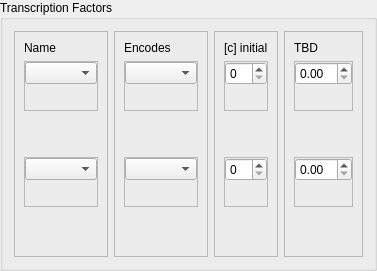
             <widget class="QGroupBox" name="transcriptionFactorsGroupBox">
              <property name="title">
               <string>Transcription Factors</string>
              </property>
              <layout class="QHBoxLayout" name="horizontalLayout_15">
               <item>
                <widget class="QFrame" name="frame_20">
                 <property name="frameShape">
                  <enum>QFrame::StyledPanel</enum>
                 </property>
                 <property name="frameShadow">
                  <enum>QFrame::Raised</enum>
                 </property>
                 <layout class="QVBoxLayout" name="verticalLayout_28">
                  <item>
                   <widget class="QLabel" name="label_20">
                    <property name="sizePolicy">
                     <sizepolicy hsizetype="Preferred" vsizetype="Fixed">
                      <horstretch>0</horstretch>
                      <verstretch>0</verstretch>
                     </sizepolicy>
                    </property>
                    <property name="text">
                     <string>Name</string>
                    </property>
                   </widget>
                  </item>
                  <item>
                   <widget class="QFrame" name="frame_45">
                    <property name="enabled">
                     <bool>true</bool>
                    </property>
                    <property name="sizePolicy">
                     <sizepolicy hsizetype="Preferred" vsizetype="Fixed">
                      <horstretch>0</horstretch>
                      <verstretch>0</verstretch>
                     </sizepolicy>
                    </property>
                    <property name="minimumSize">
                     <size>
                      <width>0</width>
                      <height>50</height>
                     </size>
                    </property>
                    <property name="maximumSize">
                     <size>
                      <width>16777215</width>
                      <height>50</height>
                     </size>
                    </property>
                    <property name="frameShape">
                     <enum>QFrame::StyledPanel</enum>
                    </property>
                    <property name="frameShadow">
                     <enum>QFrame::Raised</enum>
                    </property>
                    <layout class="QVBoxLayout" name="verticalLayout_29">
                     <property name="spacing">
                      <number>0</number>
                     </property>
                     <property name="leftMargin">
                      <number>0</number>
                     </property>
                     <property name="topMargin">
                      <number>0</number>
                     </property>
                     <property name="rightMargin">
                      <number>0</number>
                     </property>
                     <property name="bottomMargin">
                      <number>0</number>
                     </property>
                     <item>
                      <widget class="QComboBox" name="tfNameComboBox1"/>
                     </item>
                     <item>
                      <spacer name="verticalSpacer_24">
                       <property name="orientation">
                        <enum>Qt::Vertical</enum>
                       </property>
                       <property name="sizeHint" stdset="0">
                        <size>
                         <width>20</width>
                         <height>40</height>
                        </size>
                       </property>
                      </spacer>
                     </item>
                    </layout>
                   </widget>
                  </item>
                  <item>
                   <spacer name="verticalSpacer_25">
                    <property name="orientation">
                     <enum>Qt::Vertical</enum>
                    </property>
                    <property name="sizeHint" stdset="0">
                     <size>
                      <width>20</width>
                      <height>8</height>
                     </size>
                    </property>
                   </spacer>
                  </item>
                  <item>
                   <widget class="QFrame" name="frame_46">
                    <property name="enabled">
                     <bool>true</bool>
                    </property>
                    <property name="sizePolicy">
                     <sizepolicy hsizetype="Preferred" vsizetype="Fixed">
                      <horstretch>0</horstretch>
                      <verstretch>0</verstretch>
                     </sizepolicy>
                    </property>
                    <property name="minimumSize">
                     <size>
                      <width>0</width>
                      <height>50</height>
                     </size>
                    </property>
                    <property name="maximumSize">
                     <size>
                      <width>16777215</width>
                      <height>50</height>
                     </size>
                    </property>
                    <property name="frameShape">
                     <enum>QFrame::StyledPanel</enum>
                    </property>
                    <property name="frameShadow">
                     <enum>QFrame::Raised</enum>
                    </property>
                    <layout class="QVBoxLayout" name="verticalLayout_30">
                     <property name="spacing">
                      <number>0</number>
                     </property>
                     <property name="leftMargin">
                      <number>0</number>
                     </property>
                     <property name="topMargin">
                      <number>0</number>
                     </property>
                     <property name="rightMargin">
                      <number>0</number>
                     </property>
                     <property name="bottomMargin">
                      <number>0</number>
                     </property>
                     <item>
                      <widget class="QComboBox" name="tfNameComboBox2"/>
                     </item>
                     <item>
                      <spacer name="verticalSpacer_26">
                       <property name="orientation">
                        <enum>Qt::Vertical</enum>
                       </property>
                       <property name="sizeHint" stdset="0">
                        <size>
                         <width>20</width>
                         <height>40</height>
                        </size>
                       </property>
                      </spacer>
                     </item>
                    </layout>
                   </widget>
                  </item>
                  <item>
                   <spacer name="verticalSpacer_27">
                    <property name="orientation">
                     <enum>Qt::Vertical</enum>
                    </property>
                    <property name="sizeHint" stdset="0">
                     <size>
                      <width>20</width>
                      <height>40</height>
                     </size>
                    </property>
                   </spacer>
                  </item>
                 </layout>
                </widget>
               </item>
               <item>
                <widget class="QFrame" name="frame_25">
                 <property name="frameShape">
                  <enum>QFrame::StyledPanel</enum>
                 </property>
                 <property name="frameShadow">
                  <enum>QFrame::Raised</enum>
                 </property>
                 <layout class="QVBoxLayout" name="verticalLayout_31">
                  <item>
                   <widget class="QLabel" name="label_21">
                    <property name="sizePolicy">
                     <sizepolicy hsizetype="Preferred" vsizetype="Fixed">
                      <horstretch>0</horstretch>
                      <verstretch>0</verstretch>
                     </sizepolicy>
                    </property>
                    <property name="text">
                     <string>Encodes</string>
                    </property>
                   </widget>
                  </item>
                  <item>
                   <widget class="QFrame" name="frame_26">
                    <property name="enabled">
                     <bool>true</bool>
                    </property>
                    <property name="sizePolicy">
                     <sizepolicy hsizetype="Preferred" vsizetype="Fixed">
                      <horstretch>0</horstretch>
                      <verstretch>0</verstretch>
                     </sizepolicy>
                    </property>
                    <property name="minimumSize">
                     <size>
                      <width>0</width>
                      <height>50</height>
                     </size>
                    </property>
                    <property name="maximumSize">
                     <size>
                      <width>16777215</width>
                      <height>50</height>
                     </size>
                    </property>
                    <property name="frameShape">
                     <enum>QFrame::StyledPanel</enum>
                    </property>
                    <property name="frameShadow">
                     <enum>QFrame::Raised</enum>
                    </property>
                    <layout class="QVBoxLayout" name="verticalLayout_32">
                     <property name="spacing">
                      <number>0</number>
                     </property>
                     <property name="leftMargin">
                      <number>0</number>
                     </property>
                     <property name="topMargin">
                      <number>0</number>
                     </property>
                     <property name="rightMargin">
                      <number>0</number>
                     </property>
                     <property name="bottomMargin">
                      <number>0</number>
                     </property>
                     <item>
                      <widget class="QComboBox" name="tfEncodesComboBox1"/>
                     </item>
                     <item>
                      <spacer name="verticalSpacer_28">
                       <property name="orientation">
                        <enum>Qt::Vertical</enum>
                       </property>
                       <property name="sizeHint" stdset="0">
                        <size>
                         <width>20</width>
                         <height>40</height>
                        </size>
                       </property>
                      </spacer>
                     </item>
                    </layout>
                   </widget>
                  </item>
                  <item>
                   <spacer name="verticalSpacer_29">
                    <property name="orientation">
                     <enum>Qt::Vertical</enum>
                    </property>
                    <property name="sizeHint" stdset="0">
                     <size>
                      <width>20</width>
                      <height>40</height>
                     </size>
                    </property>
                   </spacer>
                  </item>
                  <item>
                   <widget class="QFrame" name="frame_28">
                    <property name="enabled">
                     <bool>true</bool>
                    </property>
                    <property name="sizePolicy">
                     <sizepolicy hsizetype="Preferred" vsizetype="Fixed">
                      <horstretch>0</horstretch>
                      <verstretch>0</verstretch>
                     </sizepolicy>
                    </property>
                    <property name="minimumSize">
                     <size>
                      <width>0</width>
                      <height>50</height>
                     </size>
                    </property>
                    <property name="maximumSize">
                     <size>
                      <width>16777215</width>
                      <height>50</height>
                     </size>
                    </property>
                    <property name="frameShape">
                     <enum>QFrame::StyledPanel</enum>
                    </property>
                    <property name="frameShadow">
                     <enum>QFrame::Raised</enum>
                    </property>
                    <layout class="QVBoxLayout" name="verticalLayout_33">
                     <property name="spacing">
                      <number>0</number>
                     </property>
                     <property name="leftMargin">
                      <number>0</number>
                     </property>
                     <property name="topMargin">
                      <number>0</number>
                     </property>
                     <property name="rightMargin">
                      <number>0</number>
                     </property>
                     <property name="bottomMargin">
                      <number>0</number>
                     </property>
                     <item>
                      <widget class="QComboBox" name="tfEncodesComboBox2"/>
                     </item>
                     <item>
                      <spacer name="verticalSpacer_30">
                       <property name="orientation">
                        <enum>Qt::Vertical</enum>
                       </property>
                       <property name="sizeHint" stdset="0">
                        <size>
                         <width>20</width>
                         <height>40</height>
                        </size>
                       </property>
                      </spacer>
                     </item>
                    </layout>
                   </widget>
                  </item>
                  <item>
                   <spacer name="verticalSpacer_31">
                    <property name="orientation">
                     <enum>Qt::Vertical</enum>
                    </property>
                    <property name="sizeHint" stdset="0">
                     <size>
                      <width>20</width>
                      <height>40</height>
                     </size>
                    </property>
                   </spacer>
                  </item>
                 </layout>
                </widget>
               </item>
               <item>
                <widget class="QFrame" name="frame_29">
                 <property name="frameShape">
                  <enum>QFrame::StyledPanel</enum>
                 </property>
                 <property name="frameShadow">
                  <enum>QFrame::Raised</enum>
                 </property>
                 <layout class="QVBoxLayout" name="verticalLayout_34">
                  <item>
                   <widget class="QLabel" name="label_23">
                    <property name="sizePolicy">
                     <sizepolicy hsizetype="Preferred" vsizetype="Fixed">
                      <horstretch>0</horstretch>
                      <verstretch>0</verstretch>
                     </sizepolicy>
                    </property>
                    <property name="text">
                     <string>[c] initial</string>
                    </property>
                   </widget>
                  </item>
                  <item>
                   <widget class="QFrame" name="frame_47">
                    <property name="enabled">
                     <bool>true</bool>
                    </property>
                    <property name="sizePolicy">
                     <sizepolicy hsizetype="Preferred" vsizetype="Fixed">
                      <horstretch>0</horstretch>
                      <verstretch>0</verstretch>
                     </sizepolicy>
                    </property>
                    <property name="minimumSize">
                     <size>
                      <width>0</width>
                      <height>50</height>
                     </size>
                    </property>
                    <property name="maximumSize">
                     <size>
                      <width>16777215</width>
                      <height>50</height>
                     </size>
                    </property>
                    <property name="frameShape">
                     <enum>QFrame::StyledPanel</enum>
                    </property>
                    <property name="frameShadow">
                     <enum>QFrame::Raised</enum>
                    </property>
                    <layout class="QVBoxLayout" name="verticalLayout_35">
                     <property name="spacing">
                      <number>0</number>
                     </property>
                     <property name="leftMargin">
                      <number>0</number>
                     </property>
                     <property name="topMargin">
                      <number>0</number>
                     </property>
                     <property name="rightMargin">
                      <number>0</number>
                     </property>
                     <property name="bottomMargin">
                      <number>0</number>
                     </property>
                     <item>
                      <widget class="QSpinBox" name="tfConcSpinBox1">
                       <property name="sizePolicy">
                        <sizepolicy hsizetype="Preferred" vsizetype="Fixed">
                         <horstretch>0</horstretch>
                         <verstretch>0</verstretch>
                        </sizepolicy>
                       </property>
                      </widget>
                     </item>
                     <item>
                      <spacer name="verticalSpacer_32">
                       <property name="orientation">
                        <enum>Qt::Vertical</enum>
                       </property>
                       <property name="sizeHint" stdset="0">
                        <size>
                         <width>20</width>
                         <height>40</height>
                        </size>
                       </property>
                      </spacer>
                     </item>
                    </layout>
                   </widget>
                  </item>
                  <item>
                   <spacer name="verticalSpacer_33">
                    <property name="orientation">
                     <enum>Qt::Vertical</enum>
                    </property>
                    <property name="sizeHint" stdset="0">
                     <size>
                      <width>20</width>
                      <height>40</height>
                     </size>
                    </property>
                   </spacer>
                  </item>
                  <item>
                   <widget class="QFrame" name="frame_48">
                    <property name="enabled">
                     <bool>true</bool>
                    </property>
                    <property name="sizePolicy">
                     <sizepolicy hsizetype="Preferred" vsizetype="Fixed">
                      <horstretch>0</horstretch>
                      <verstretch>0</verstretch>
                     </sizepolicy>
                    </property>
                    <property name="minimumSize">
                     <size>
                      <width>0</width>
                      <height>50</height>
                     </size>
                    </property>
                    <property name="maximumSize">
                     <size>
                      <width>16777215</width>
                      <height>50</height>
                     </size>
                    </property>
                    <property name="frameShape">
                     <enum>QFrame::StyledPanel</enum>
                    </property>
                    <property name="frameShadow">
                     <enum>QFrame::Raised</enum>
                    </property>
                    <layout class="QVBoxLayout" name="verticalLayout_36">
                     <property name="spacing">
                      <number>0</number>
                     </property>
                     <property name="leftMargin">
                      <number>0</number>
                     </property>
                     <property name="topMargin">
                      <number>0</number>
                     </property>
                     <property name="rightMargin">
                      <number>0</number>
                     </property>
                     <property name="bottomMargin">
                      <number>0</number>
                     </property>
                     <item>
                      <widget class="QSpinBox" name="tfConcSpinBox2">
                       <property name="sizePolicy">
                        <sizepolicy hsizetype="Preferred" vsizetype="Fixed">
                         <horstretch>0</horstretch>
                         <verstretch>0</verstretch>
                        </sizepolicy>
                       </property>
                      </widget>
                     </item>
                     <item>
                      <spacer name="verticalSpacer_34">
                       <property name="orientation">
                        <enum>Qt::Vertical</enum>
                       </property>
                       <property name="sizeHint" stdset="0">
                        <size>
                         <width>20</width>
                         <height>40</height>
                        </size>
                       </property>
                      </spacer>
                     </item>
                    </layout>
                   </widget>
                  </item>
                  <item>
                   <spacer name="verticalSpacer_35">
                    <property name="orientation">
                     <enum>Qt::Vertical</enum>
                    </property>
                    <property name="sizeHint" stdset="0">
                     <size>
                      <width>20</width>
                      <height>40</height>
                     </size>
                    </property>
                   </spacer>
                  </item>
                 </layout>
                </widget>
               </item>
               <item>
                <widget class="QFrame" name="frame_49">
                 <property name="frameShape">
                  <enum>QFrame::StyledPanel</enum>
                 </property>
                 <property name="frameShadow">
                  <enum>QFrame::Raised</enum>
                 </property>
                 <layout class="QVBoxLayout" name="verticalLayout_37">
                  <item>
                   <widget class="QLabel" name="tfLabel4">
                    <property name="sizePolicy">
                     <sizepolicy hsizetype="Preferred" vsizetype="Fixed">
                      <horstretch>0</horstretch>
                      <verstretch>0</verstretch>
                     </sizepolicy>
                    </property>
                    <property name="text">
                     <string>TBD</string>
                    </property>
                   </widget>
                  </item>
                  <item>
                   <widget class="QFrame" name="frame_50">
                    <property name="enabled">
                     <bool>true</bool>
                    </property>
                    <property name="sizePolicy">
                     <sizepolicy hsizetype="Preferred" vsizetype="Fixed">
                      <horstretch>0</horstretch>
                      <verstretch>0</verstretch>
                     </sizepolicy>
                    </property>
                    <property name="minimumSize">
                     <size>
                      <width>0</width>
                      <height>50</height>
                     </size>
                    </property>
                    <property name="maximumSize">
                     <size>
                      <width>16777215</width>
                      <height>50</height>
                     </size>
                    </property>
                    <property name="frameShape">
                     <enum>QFrame::StyledPanel</enum>
                    </property>
                    <property name="frameShadow">
                     <enum>QFrame::Raised</enum>
                    </property>
                    <layout class="QVBoxLayout" name="verticalLayout_38">
                     <property name="spacing">
                      <number>0</number>
                     </property>
                     <property name="leftMargin">
                      <number>0</number>
                     </property>
                     <property name="topMargin">
                      <number>0</number>
                     </property>
                     <property name="rightMargin">
                      <number>0</number>
                     </property>
                     <property name="bottomMargin">
                      <number>0</number>
                     </property>
                     <item>
                      <widget class="QDoubleSpinBox" name="tfTBDSpinBox1"/>
                     </item>
                     <item>
                      <spacer name="verticalSpacer_36">
                       <property name="orientation">
                        <enum>Qt::Vertical</enum>
                       </property>
                       <property name="sizeHint" stdset="0">
                        <size>
                         <width>20</width>
                         <height>40</height>
                        </size>
                       </property>
                      </spacer>
                     </item>
                    </layout>
                   </widget>
                  </item>
                  <item>
                   <spacer name="verticalSpacer_37">
                    <property name="orientation">
                     <enum>Qt::Vertical</enum>
                    </property>
                    <property name="sizeHint" stdset="0">
                     <size>
                      <width>20</width>
                      <height>40</height>
                     </size>
                    </property>
                   </spacer>
                  </item>
                  <item>
                   <widget class="QFrame" name="frame_51">
                    <property name="enabled">
                     <bool>true</bool>
                    </property>
                    <property name="sizePolicy">
                     <sizepolicy hsizetype="Preferred" vsizetype="Fixed">
                      <horstretch>0</horstretch>
                      <verstretch>0</verstretch>
                     </sizepolicy>
                    </property>
                    <property name="minimumSize">
                     <size>
                      <width>0</width>
                      <height>50</height>
                     </size>
                    </property>
                    <property name="maximumSize">
                     <size>
                      <width>16777215</width>
                      <height>50</height>
                     </size>
                    </property>
                    <property name="frameShape">
                     <enum>QFrame::StyledPanel</enum>
                    </property>
                    <property name="frameShadow">
                     <enum>QFrame::Raised</enum>
                    </property>
                    <layout class="QVBoxLayout" name="verticalLayout_39">
                     <property name="spacing">
                      <number>0</number>
                     </property>
                     <property name="leftMargin">
                      <number>0</number>
                     </property>
                     <property name="topMargin">
                      <number>0</number>
                     </property>
                     <property name="rightMargin">
                      <number>0</number>
                     </property>
                     <property name="bottomMargin">
                      <number>0</number>
                     </property>
                     <item>
                      <widget class="QDoubleSpinBox" name="tfTBDSpinBox1_2"/>
                     </item>
                     <item>
                      <spacer name="verticalSpacer_38">
                       <property name="orientation">
                        <enum>Qt::Vertical</enum>
                       </property>
                       <property name="sizeHint" stdset="0">
                        <size>
                         <width>20</width>
                         <height>40</height>
                        </size>
                       </property>
                      </spacer>
                     </item>
                    </layout>
                   </widget>
                  </item>
                  <item>
                   <spacer name="verticalSpacer_39">
                    <property name="orientation">
                     <enum>Qt::Vertical</enum>
                    </property>
                    <property name="sizeHint" stdset="0">
                     <size>
                      <width>20</width>
                      <height>40</height>
                     </size>
                    </property>
                   </spacer>
                  </item>
                 </layout>
                </widget>
               </item>
              </layout>
             </widget>
